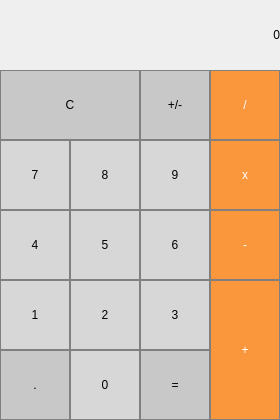
<?xml version="1.0" encoding="UTF-8"?>
<ui version="4.0">
 <class>MainWindow</class>
 <widget class="QMainWindow" name="MainWindow">
  <property name="geometry">
   <rect>
    <x>0</x>
    <y>0</y>
    <width>280</width>
    <height>420</height>
   </rect>
  </property>
  <property name="minimumSize">
   <size>
    <width>280</width>
    <height>420</height>
   </size>
  </property>
  <property name="maximumSize">
   <size>
    <width>280</width>
    <height>420</height>
   </size>
  </property>
  <property name="windowTitle">
   <string>Calculator</string>
  </property>
  <widget class="QWidget" name="centralwidget">
   <property name="minimumSize">
    <size>
     <width>280</width>
     <height>420</height>
    </size>
   </property>
   <property name="maximumSize">
    <size>
     <width>280</width>
     <height>420</height>
    </size>
   </property>
   <widget class="QPushButton" name="pushButton_1">
    <property name="geometry">
     <rect>
      <x>0</x>
      <y>280</y>
      <width>70</width>
      <height>70</height>
     </rect>
    </property>
    <property name="minimumSize">
     <size>
      <width>70</width>
      <height>70</height>
     </size>
    </property>
    <property name="maximumSize">
     <size>
      <width>70</width>
      <height>70</height>
     </size>
    </property>
    <property name="styleSheet">
     <string notr="true">QPushButton {
  background-color: rgb(215, 215, 215);
 color: black; 
  border: 1px solid gray;
}
QPushButton:pressed {
    background-color: rgb(250,250,250);
}</string>
    </property>
    <property name="text">
     <string>1</string>
    </property>
   </widget>
   <widget class="QPushButton" name="pushButton_2">
    <property name="geometry">
     <rect>
      <x>70</x>
      <y>280</y>
      <width>70</width>
      <height>70</height>
     </rect>
    </property>
    <property name="minimumSize">
     <size>
      <width>70</width>
      <height>70</height>
     </size>
    </property>
    <property name="maximumSize">
     <size>
      <width>70</width>
      <height>70</height>
     </size>
    </property>
    <property name="styleSheet">
     <string notr="true">QPushButton {
  background-color: rgb(215, 215, 215);
 color: black; 
  border: 1px solid gray;
}
QPushButton:pressed {
    background-color: rgb(250,250,250);
}</string>
    </property>
    <property name="text">
     <string>2</string>
    </property>
   </widget>
   <widget class="QPushButton" name="pushButton_3">
    <property name="geometry">
     <rect>
      <x>140</x>
      <y>280</y>
      <width>70</width>
      <height>70</height>
     </rect>
    </property>
    <property name="minimumSize">
     <size>
      <width>70</width>
      <height>70</height>
     </size>
    </property>
    <property name="maximumSize">
     <size>
      <width>70</width>
      <height>70</height>
     </size>
    </property>
    <property name="styleSheet">
     <string notr="true">QPushButton {
  background-color: rgb(215, 215, 215);
 color: black; 
  border: 1px solid gray;
}
QPushButton:pressed {
    background-color: rgb(250,250,250);
}</string>
    </property>
    <property name="text">
     <string>3</string>
    </property>
   </widget>
   <widget class="QPushButton" name="pushButton_divide">
    <property name="geometry">
     <rect>
      <x>210</x>
      <y>70</y>
      <width>70</width>
      <height>70</height>
     </rect>
    </property>
    <property name="minimumSize">
     <size>
      <width>70</width>
      <height>70</height>
     </size>
    </property>
    <property name="maximumSize">
     <size>
      <width>70</width>
      <height>70</height>
     </size>
    </property>
    <property name="styleSheet">
     <string notr="true">QPushButton {
  background-color: rgb(250 ,150,   60);
  color: white; 
  border: 1px solid gray;
}

QPushButton:pressed {
    background-color: rgb(250,125,50);
}</string>
    </property>
    <property name="text">
     <string>/</string>
    </property>
   </widget>
   <widget class="QPushButton" name="pushButton_4">
    <property name="geometry">
     <rect>
      <x>0</x>
      <y>210</y>
      <width>70</width>
      <height>70</height>
     </rect>
    </property>
    <property name="minimumSize">
     <size>
      <width>70</width>
      <height>70</height>
     </size>
    </property>
    <property name="maximumSize">
     <size>
      <width>70</width>
      <height>70</height>
     </size>
    </property>
    <property name="styleSheet">
     <string notr="true">QPushButton {
  background-color: rgb(215, 215, 215);
 color: black; 
  border: 1px solid gray;
}
QPushButton:pressed {
    background-color: rgb(250,250,250);
}</string>
    </property>
    <property name="text">
     <string>4</string>
    </property>
   </widget>
   <widget class="QPushButton" name="pushButton_5">
    <property name="geometry">
     <rect>
      <x>70</x>
      <y>210</y>
      <width>70</width>
      <height>70</height>
     </rect>
    </property>
    <property name="minimumSize">
     <size>
      <width>70</width>
      <height>70</height>
     </size>
    </property>
    <property name="maximumSize">
     <size>
      <width>70</width>
      <height>70</height>
     </size>
    </property>
    <property name="styleSheet">
     <string notr="true">QPushButton {
  background-color: rgb(215, 215, 215);
 color: black; 
  border: 1px solid gray;
}
QPushButton:pressed {
    background-color: rgb(250,250,250);
}
</string>
    </property>
    <property name="text">
     <string>5</string>
    </property>
   </widget>
   <widget class="QPushButton" name="pushButton_6">
    <property name="geometry">
     <rect>
      <x>140</x>
      <y>210</y>
      <width>70</width>
      <height>70</height>
     </rect>
    </property>
    <property name="minimumSize">
     <size>
      <width>70</width>
      <height>70</height>
     </size>
    </property>
    <property name="maximumSize">
     <size>
      <width>70</width>
      <height>70</height>
     </size>
    </property>
    <property name="styleSheet">
     <string notr="true">QPushButton {
  background-color: rgb(215, 215, 215);
 color: black; 
  border: 1px solid gray;
}
QPushButton:pressed {
    background-color: rgb(250,250,250);
}</string>
    </property>
    <property name="text">
     <string>6</string>
    </property>
   </widget>
   <widget class="QPushButton" name="pushButton_multiply">
    <property name="geometry">
     <rect>
      <x>210</x>
      <y>140</y>
      <width>70</width>
      <height>70</height>
     </rect>
    </property>
    <property name="minimumSize">
     <size>
      <width>70</width>
      <height>70</height>
     </size>
    </property>
    <property name="maximumSize">
     <size>
      <width>70</width>
      <height>70</height>
     </size>
    </property>
    <property name="styleSheet">
     <string notr="true">QPushButton {
  background-color: rgb(250 ,150,   60);
  color: white; 
  border: 1px solid gray;
}

QPushButton:pressed {
    background-color: rgb(250,125,50);
}</string>
    </property>
    <property name="text">
     <string>x</string>
    </property>
   </widget>
   <widget class="QPushButton" name="pushButton_7">
    <property name="geometry">
     <rect>
      <x>0</x>
      <y>140</y>
      <width>70</width>
      <height>70</height>
     </rect>
    </property>
    <property name="minimumSize">
     <size>
      <width>70</width>
      <height>70</height>
     </size>
    </property>
    <property name="maximumSize">
     <size>
      <width>70</width>
      <height>70</height>
     </size>
    </property>
    <property name="styleSheet">
     <string notr="true">QPushButton {
  background-color: rgb(215, 215, 215);
 color: black; 
  border: 1px solid gray;
}
QPushButton:pressed {
    background-color: rgb(250,250,250);
}</string>
    </property>
    <property name="text">
     <string>7</string>
    </property>
   </widget>
   <widget class="QPushButton" name="pushButton_8">
    <property name="geometry">
     <rect>
      <x>70</x>
      <y>140</y>
      <width>70</width>
      <height>70</height>
     </rect>
    </property>
    <property name="minimumSize">
     <size>
      <width>70</width>
      <height>70</height>
     </size>
    </property>
    <property name="maximumSize">
     <size>
      <width>70</width>
      <height>70</height>
     </size>
    </property>
    <property name="styleSheet">
     <string notr="true">QPushButton {
  background-color: rgb(215, 215, 215);
 color: black; 
  border: 1px solid gray;
}
QPushButton:pressed {
    background-color: rgb(250,250,250);
}</string>
    </property>
    <property name="text">
     <string>8</string>
    </property>
   </widget>
   <widget class="QPushButton" name="pushButton_9">
    <property name="geometry">
     <rect>
      <x>140</x>
      <y>140</y>
      <width>70</width>
      <height>70</height>
     </rect>
    </property>
    <property name="minimumSize">
     <size>
      <width>70</width>
      <height>70</height>
     </size>
    </property>
    <property name="maximumSize">
     <size>
      <width>70</width>
      <height>70</height>
     </size>
    </property>
    <property name="styleSheet">
     <string notr="true">QPushButton {
  background-color: rgb(215, 215, 215);
 color: black; 
  border: 1px solid gray;
}
QPushButton:pressed {
    background-color: rgb(250,250,250);
}</string>
    </property>
    <property name="text">
     <string>9</string>
    </property>
   </widget>
   <widget class="QPushButton" name="pushButton_minus">
    <property name="geometry">
     <rect>
      <x>210</x>
      <y>210</y>
      <width>70</width>
      <height>70</height>
     </rect>
    </property>
    <property name="minimumSize">
     <size>
      <width>70</width>
      <height>70</height>
     </size>
    </property>
    <property name="maximumSize">
     <size>
      <width>70</width>
      <height>70</height>
     </size>
    </property>
    <property name="styleSheet">
     <string notr="true">QPushButton {
  background-color: rgb(250 ,150,   60);
  color: white; 
  border: 1px solid gray;
}

QPushButton:pressed {
    background-color: rgb(250,125,50);
}</string>
    </property>
    <property name="text">
     <string>-</string>
    </property>
   </widget>
   <widget class="QPushButton" name="pushButton_clear">
    <property name="enabled">
     <bool>true</bool>
    </property>
    <property name="geometry">
     <rect>
      <x>0</x>
      <y>70</y>
      <width>140</width>
      <height>70</height>
     </rect>
    </property>
    <property name="minimumSize">
     <size>
      <width>140</width>
      <height>70</height>
     </size>
    </property>
    <property name="maximumSize">
     <size>
      <width>140</width>
      <height>70</height>
     </size>
    </property>
    <property name="styleSheet">
     <string notr="true">QPushButton {
  background-color: rgb(200,200,200);
  color: black; 
  border: 1px solid gray;
}

QPushButton:pressed {
    background-color: rgb(250,250,250);
}</string>
    </property>
    <property name="text">
     <string>C</string>
    </property>
   </widget>
   <widget class="QPushButton" name="pushButton_0">
    <property name="geometry">
     <rect>
      <x>70</x>
      <y>350</y>
      <width>70</width>
      <height>70</height>
     </rect>
    </property>
    <property name="minimumSize">
     <size>
      <width>70</width>
      <height>70</height>
     </size>
    </property>
    <property name="maximumSize">
     <size>
      <width>70</width>
      <height>70</height>
     </size>
    </property>
    <property name="styleSheet">
     <string notr="true">QPushButton {
  background-color: rgb(215, 215, 215);
 color: black; 
  border: 1px solid gray;
}
QPushButton:pressed {
    background-color: rgb(250,250,250);
}</string>
    </property>
    <property name="text">
     <string>0</string>
    </property>
   </widget>
   <widget class="QPushButton" name="pushButton_equals">
    <property name="geometry">
     <rect>
      <x>140</x>
      <y>350</y>
      <width>70</width>
      <height>70</height>
     </rect>
    </property>
    <property name="minimumSize">
     <size>
      <width>70</width>
      <height>70</height>
     </size>
    </property>
    <property name="maximumSize">
     <size>
      <width>70</width>
      <height>71</height>
     </size>
    </property>
    <property name="autoFillBackground">
     <bool>false</bool>
    </property>
    <property name="styleSheet">
     <string notr="true">QPushButton {
  background-color: rgb(200,200,200);
 color: black; 
  border: 1px solid gray;
}

QPushButton:pressed {
    background-color: rgb(250,250,250);
}</string>
    </property>
    <property name="text">
     <string>=</string>
    </property>
   </widget>
   <widget class="QPushButton" name="pushButton_plus">
    <property name="geometry">
     <rect>
      <x>210</x>
      <y>280</y>
      <width>70</width>
      <height>140</height>
     </rect>
    </property>
    <property name="minimumSize">
     <size>
      <width>70</width>
      <height>140</height>
     </size>
    </property>
    <property name="maximumSize">
     <size>
      <width>70</width>
      <height>140</height>
     </size>
    </property>
    <property name="styleSheet">
     <string notr="true">QPushButton {
  background-color: rgb(250 ,150,   60);
  color: white; 
  border: 1px solid gray;
}

QPushButton:pressed {
    background-color: rgb(250,125,50);
}</string>
    </property>
    <property name="text">
     <string>+</string>
    </property>
   </widget>
   <widget class="QLabel" name="label">
    <property name="geometry">
     <rect>
      <x>0</x>
      <y>0</y>
      <width>280</width>
      <height>70</height>
     </rect>
    </property>
    <property name="minimumSize">
     <size>
      <width>280</width>
      <height>70</height>
     </size>
    </property>
    <property name="maximumSize">
     <size>
      <width>280</width>
      <height>70</height>
     </size>
    </property>
    <property name="layoutDirection">
     <enum>Qt::RightToLeft</enum>
    </property>
    <property name="styleSheet">
     <string notr="true">QLabel
{
 	qproperty-alignment: 'AlignVCenter | AlignRight';
	 border: 1px solid gray;
	font-size: 22px;
}

background-color : white;
</string>
    </property>
    <property name="text">
     <string>0</string>
    </property>
    <property name="alignment">
     <set>Qt::AlignRight|Qt::AlignTrailing|Qt::AlignVCenter</set>
    </property>
   </widget>
   <widget class="QPushButton" name="pushButton_point">
    <property name="geometry">
     <rect>
      <x>0</x>
      <y>350</y>
      <width>70</width>
      <height>70</height>
     </rect>
    </property>
    <property name="minimumSize">
     <size>
      <width>70</width>
      <height>70</height>
     </size>
    </property>
    <property name="maximumSize">
     <size>
      <width>70</width>
      <height>70</height>
     </size>
    </property>
    <property name="autoFillBackground">
     <bool>false</bool>
    </property>
    <property name="styleSheet">
     <string notr="true">QPushButton {
  background-color: rgb(200,200,200);
 color: black; 
  border: 1px solid gray;
}

QPushButton:pressed {
    background-color: rgb(250,250,250);
}</string>
    </property>
    <property name="text">
     <string>.</string>
    </property>
   </widget>
   <widget class="QPushButton" name="pushButton_sign">
    <property name="geometry">
     <rect>
      <x>140</x>
      <y>70</y>
      <width>70</width>
      <height>70</height>
     </rect>
    </property>
    <property name="minimumSize">
     <size>
      <width>70</width>
      <height>70</height>
     </size>
    </property>
    <property name="maximumSize">
     <size>
      <width>70</width>
      <height>70</height>
     </size>
    </property>
    <property name="autoFillBackground">
     <bool>false</bool>
    </property>
    <property name="styleSheet">
     <string notr="true">QPushButton {
  background-color: rgb(200,200,200);
 color: black; 
  border: 1px solid gray;
}

QPushButton:pressed {
    background-color: rgb(250,250,250);
}</string>
    </property>
    <property name="text">
     <string>+/-</string>
    </property>
   </widget>
  </widget>
 </widget>
 <resources/>
 <connections/>
</ui>
